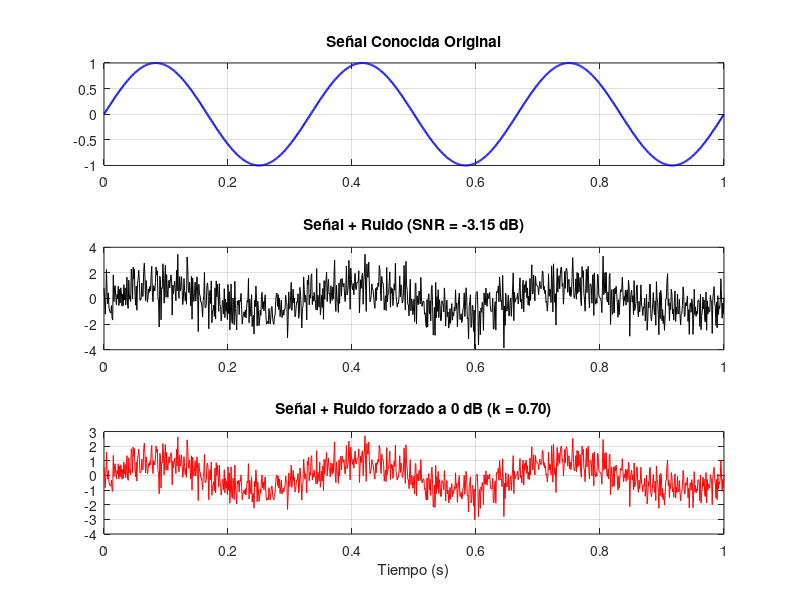

Source code (MATLAB):
function ej8()
  #el primer paso es el de generar la senal para trabajar
  fm=1000;
  paso=1/fm;
  t=0:paso:1;
  fs=3;
  senal=sin(2*pi*fs*t);

  #para generar el ruido que pide la consigna usamos la func randn
  ruido=randn(1,length(t)); #genero ruido para todos los tiempos
  y=senal+ruido;

  #ahora calculo las potencias y el SNR
  #potenca senal
  ps=mean(senal.^2);
  #potencia ruido
  pr=mean(ruido.^2);

  #ahora el SNR, esta formula esta en el apunte y en mi drive desarrollada
  SNR=ps/pr;
  SNR_db=10*log10(SNR);

  #procedo a mostrar los valores obtenidos
  fprintf('Valores iniciales obtendos \n');
  fprintf('Potencia senal (PS): %f\n',ps);
  fprintf('Potencia ruido (PN): %f\n',pr);
  fprintf('SNR en db inicial: %f\n',SNR_db);

  #ahora viene la parte de multiplicar por una cte cualquiera
  #elijo 7 para hacerlo
  k=7;
  ruido_n=k*ruido;
  pn_nuevo=mean(ruido_n.^2);
  SNR_db_nuevo=10*log10(ps/pn_nuevo);

  #muestro resultados
  fprintf('Valores despues de multiplicar por cte \n');
  fprintf('Potencia senal (PS): %f\n',ps);
  fprintf('Potencia ruido (PN): %f\n',pn_nuevo);
  fprintf('SNR en db inicial: %f\n',SNR_db_nuevo);

  #ahora hacemos el despeje para el db=0;
  k_0db=sqrt(ps/pr); #buscamos el valor de k, esto esta explicado en el drive
  #obtenido el k, hacemos los calculos nuevos:
  ruido_kn=k_0db*ruido;#aca multiplicamos a los valores
  #del ruido por la cte que calculamos.
  y_0db=senal+ruido_kn; #nueva senal

  #hago la verificacion para ver que funcione
  pn_0db=mean(ruido_kn.^2);#eleveamos al cuadrado y hacemos prom
  #para verificar el resultado obtenido en la linea de k_0db
  SNR_final=10*log10(ps/pn_0db);

   fprintf('--- FORZANDO SNR A 0 dB ---\n');
   fprintf('Constante calculada (k): %f\n', k_0db);
   fprintf('Potencia del Ruido resultante: %f\n', pn_0db);
   fprintf('SNR Final verificada: %f dB\n', SNR_final);

   #graficar
   figure(1); clf;

    subplot(3,1,1);
    plot(t, senal, 'b', 'linewidth', 1.5);
    title('Señal Conocida Original');
    grid on;

    subplot(3,1,2);
    plot(t, y, 'k');
    title(sprintf('Señal + Ruido (SNR = %.2f dB)', SNR_db));
    grid on;

    subplot(3,1,3);
    plot(t, y_0db, 'r');
    title(sprintf('Señal + Ruido forzado a 0 dB (k = %.2f)', k_0db));
    xlabel('Tiempo (s)');
    grid on;
endfunction
